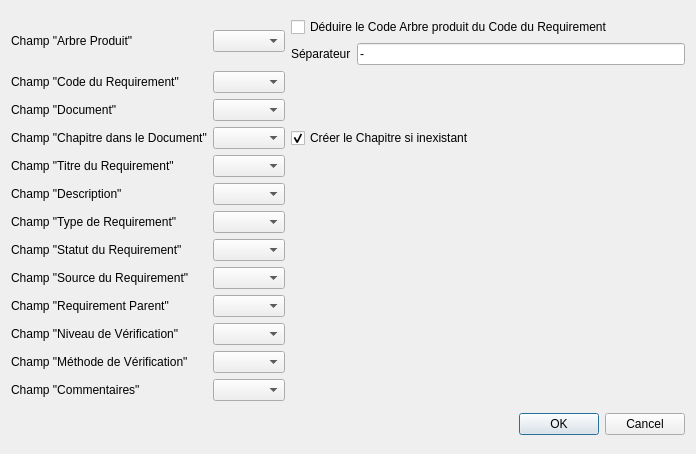
<?xml version="1.0" encoding="UTF-8"?>
<ui version="4.0">
 <class>ImportRequirementDialog</class>
 <widget class="QDialog" name="ImportRequirementDialog">
  <property name="geometry">
   <rect>
    <x>0</x>
    <y>0</y>
    <width>696</width>
    <height>454</height>
   </rect>
  </property>
  <property name="windowTitle">
   <string>Dialog</string>
  </property>
  <layout class="QVBoxLayout" name="verticalLayout">
   <item>
    <layout class="QGridLayout" name="gridLayout">
     <item row="10" column="1">
      <widget class="QComboBox" name="VerifLvlcomboBox"/>
     </item>
     <item row="6" column="0">
      <widget class="QLabel" name="label_7">
       <property name="text">
        <string>Champ &quot;Type de Requirement&quot;</string>
       </property>
      </widget>
     </item>
     <item row="2" column="0">
      <widget class="QLabel" name="label_3">
       <property name="text">
        <string>Champ &quot;Document&quot;</string>
       </property>
      </widget>
     </item>
     <item row="1" column="0">
      <widget class="QLabel" name="label_2">
       <property name="text">
        <string>Champ &quot;Code du Requirement&quot;</string>
       </property>
      </widget>
     </item>
     <item row="11" column="1">
      <widget class="QComboBox" name="MethodcomboBox"/>
     </item>
     <item row="4" column="1">
      <widget class="QComboBox" name="TitlecomboBox"/>
     </item>
     <item row="7" column="1">
      <widget class="QComboBox" name="StatuscomboBox"/>
     </item>
     <item row="6" column="1">
      <widget class="QComboBox" name="TypecomboBox"/>
     </item>
     <item row="11" column="0">
      <widget class="QLabel" name="label_12">
       <property name="text">
        <string>Champ &quot;Méthode de Vérification&quot;</string>
       </property>
      </widget>
     </item>
     <item row="9" column="0">
      <widget class="QLabel" name="label_10">
       <property name="text">
        <string>Champ &quot;Requirement Parent&quot;</string>
       </property>
      </widget>
     </item>
     <item row="4" column="0">
      <widget class="QLabel" name="label_5">
       <property name="text">
        <string>Champ &quot;Titre du Requirement&quot;</string>
       </property>
      </widget>
     </item>
     <item row="12" column="1">
      <widget class="QComboBox" name="CommentscomboBox"/>
     </item>
     <item row="0" column="0">
      <widget class="QLabel" name="label">
       <property name="text">
        <string>Champ &quot;Arbre Produit&quot;</string>
       </property>
      </widget>
     </item>
     <item row="2" column="1">
      <widget class="QComboBox" name="DoccomboBox"/>
     </item>
     <item row="8" column="1">
      <widget class="QComboBox" name="SourcecomboBox"/>
     </item>
     <item row="3" column="0">
      <widget class="QLabel" name="label_4">
       <property name="text">
        <string>Champ &quot;Chapitre dans le Document&quot;</string>
       </property>
      </widget>
     </item>
     <item row="8" column="0">
      <widget class="QLabel" name="label_9">
       <property name="text">
        <string>Champ &quot;Source du Requirement&quot;</string>
       </property>
      </widget>
     </item>
     <item row="9" column="1">
      <widget class="QComboBox" name="ParentCodecomboBox"/>
     </item>
     <item row="1" column="1">
      <widget class="QComboBox" name="ReqCodecomboBox"/>
     </item>
     <item row="0" column="1">
      <widget class="QComboBox" name="PTcomboBox"/>
     </item>
     <item row="5" column="0">
      <widget class="QLabel" name="label_6">
       <property name="text">
        <string>Champ &quot;Description&quot;</string>
       </property>
      </widget>
     </item>
     <item row="12" column="0">
      <widget class="QLabel" name="label_13">
       <property name="text">
        <string>Champ &quot;Commentaires&quot;</string>
       </property>
      </widget>
     </item>
     <item row="10" column="0">
      <widget class="QLabel" name="label_11">
       <property name="text">
        <string>Champ &quot;Niveau de Vérification&quot;</string>
       </property>
      </widget>
     </item>
     <item row="3" column="1">
      <widget class="QComboBox" name="ChaptercomboBox"/>
     </item>
     <item row="7" column="0">
      <widget class="QLabel" name="label_8">
       <property name="text">
        <string>Champ &quot;Statut du Requirement&quot;</string>
       </property>
      </widget>
     </item>
     <item row="3" column="2">
      <widget class="QCheckBox" name="ChapGencheckBox">
       <property name="text">
        <string>Créer le Chapitre si inexistant</string>
       </property>
       <property name="checked">
        <bool>true</bool>
       </property>
      </widget>
     </item>
     <item row="5" column="1">
      <widget class="QComboBox" name="DescriptioncomboBox"/>
     </item>
     <item row="0" column="2">
      <layout class="QVBoxLayout" name="verticalLayout_2">
       <item>
        <widget class="QCheckBox" name="PTfromCodecheckBox">
         <property name="text">
          <string>Déduire le Code Arbre produit du Code du Requirement</string>
         </property>
        </widget>
       </item>
       <item>
        <layout class="QHBoxLayout" name="horizontalLayout">
         <item>
          <widget class="QLabel" name="label_14">
           <property name="text">
            <string>Séparateur</string>
           </property>
          </widget>
         </item>
         <item>
          <widget class="QLineEdit" name="lineEdit">
           <property name="text">
            <string>-</string>
           </property>
           <property name="placeholderText">
            <string/>
           </property>
          </widget>
         </item>
        </layout>
       </item>
      </layout>
     </item>
    </layout>
   </item>
   <item>
    <widget class="QDialogButtonBox" name="buttonBox">
     <property name="orientation">
      <enum>Qt::Horizontal</enum>
     </property>
     <property name="standardButtons">
      <set>QDialogButtonBox::Cancel|QDialogButtonBox::Ok</set>
     </property>
    </widget>
   </item>
  </layout>
 </widget>
 <resources/>
 <connections>
  <connection>
   <sender>buttonBox</sender>
   <signal>accepted()</signal>
   <receiver>ImportRequirementDialog</receiver>
   <slot>accept()</slot>
   <hints>
    <hint type="sourcelabel">
     <x>248</x>
     <y>254</y>
    </hint>
    <hint type="destinationlabel">
     <x>157</x>
     <y>274</y>
    </hint>
   </hints>
  </connection>
  <connection>
   <sender>buttonBox</sender>
   <signal>rejected()</signal>
   <receiver>ImportRequirementDialog</receiver>
   <slot>reject()</slot>
   <hints>
    <hint type="sourcelabel">
     <x>316</x>
     <y>260</y>
    </hint>
    <hint type="destinationlabel">
     <x>286</x>
     <y>274</y>
    </hint>
   </hints>
  </connection>
 </connections>
</ui>
